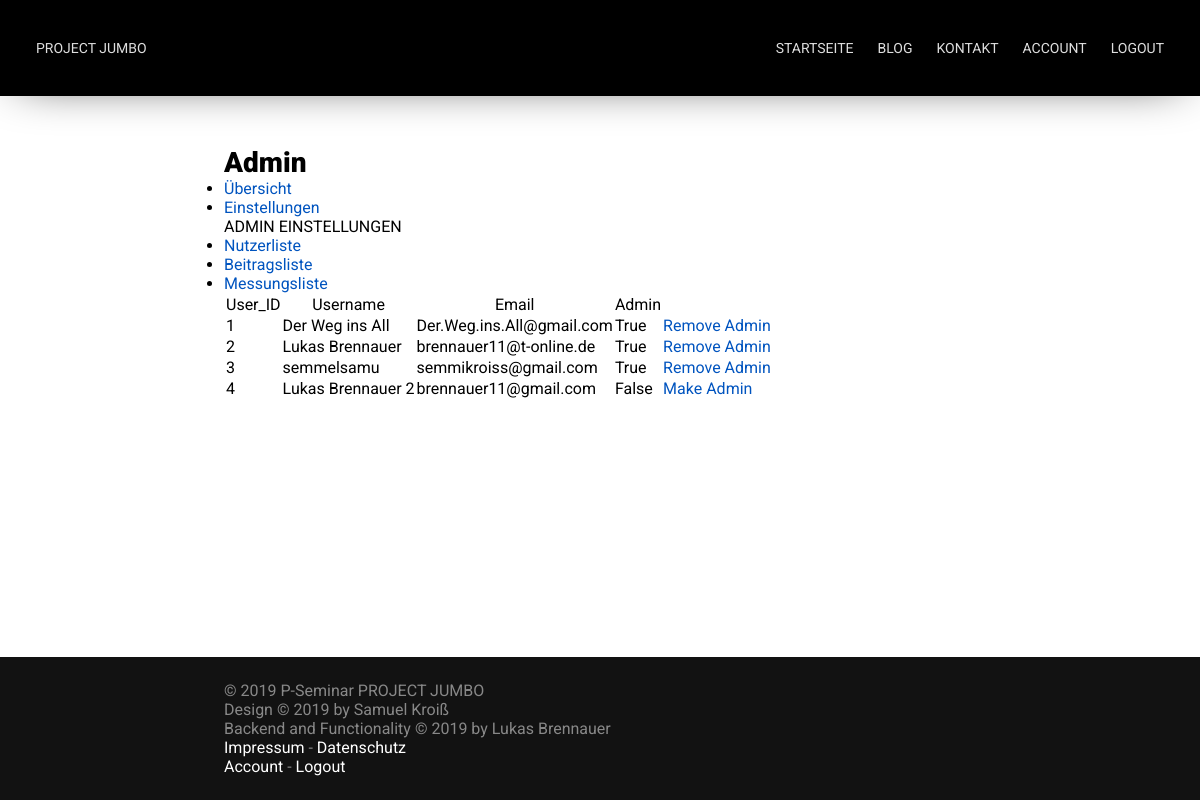
/admin/users (signed in), run on the app's committed database.
### app/models.py (models this page shows, shortened)
class User(db.Model):
    id = db.Column(db.Integer, primary_key=True)
    username = db.Column(db.String(64), nullable=False, unique=True)
    password_hash = db.Column(db.String(120))
    email = db.Column(db.String, nullable=False, unique=True)
    admin_acc = db.Column(db.Boolean, default=False, nullable=False)
    is_active = True
    is_authenticated = True

### app/routes/admin_pages.py (the view)
@app.route('/admin/users', methods=['GET'])
@login_required
def admin_users():
    if current_user.admin_acc == True:
        users = User.query.order_by(User.id).all()
        return render_template("admin/users.html", title="Admin", users=users)
    else:
        return render_template("errors/error.html", title="Error", error="You're not allowed to use that page!")

### app/models.py (called while the page is built)
@login.user_loader
def load_user(id):
    return User.query.get(id)

### templates/admin/users.html
{% extends 'user/main.html' %}
{% block user_content %}
{% if users|length < 1 %}
<p>Es sind keine Nutzer verfügbar.</p>
{% else %}
<table>
    <tr>
        <th>User_ID</th>
        <th>Username</th>
        <th>Email</th>
        <th>Admin</th>
    </tr>
    {% for user in users %}
    <tr>
        <td>{{ user.id }}</td>
        <td>{{ user.username }}</tds>
        <td>{{ user.email }}</td>
        <td>{{ user.admin_acc }}</td>
        <td>
            <a href="{{ url_for( 'manage_admin', id=user.id ) }}">
                {% if user.admin_acc==true %}
                Remove Admin
                {% else %}
                Make Admin
                {% endif %}
            </a>
        </td>
    </tr>
    {% endfor %}
</table>
{% endif %}
{% endblock %}

### static/css/main.css (style rules this page uses)
:root { --nav-link-color: #DEDEDE; --nav-link-color-hover: #FFFFFF; --link-color: #0054bf; }
* { margin: 0; padding: 0; font-family: 'Roboto', sans-serif; font-size: 16px; font-weight: 400; text-decoration: none; scroll-behavior: smooth; }
body { width: 100%; height: 100%; overflow-x: hidden; overflow-y: scroll; }
a { color: var(--link-color); }

### data on the page
User: id "1", username "Der Weg ins All", email "Der.Weg.ins.All@gmail.com", admin_acc "True", shows "Remove Admin"
User: id "2", username "Lukas Brennauer", email "brennauer11@t-online.de", admin_acc "True", shows "Remove Admin"
User: id "3", username "semmelsamu", email "semmikroiss@gmail.com", admin_acc "True", shows "Remove Admin"
User: id "4", username "Lukas Brennauer 2", email "brennauer11@gmail.com", admin_acc "False", shows "Make Admin"

### other printed values
{{ title }} "Admin"
